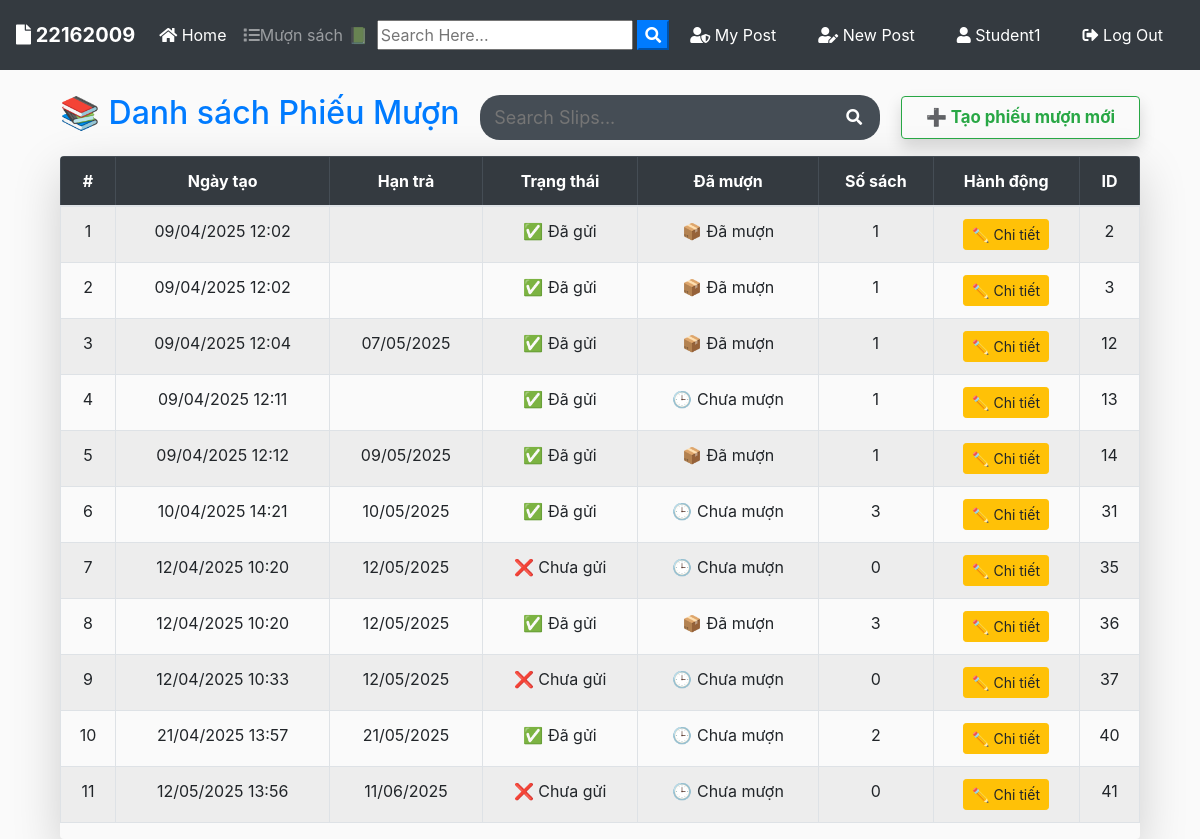
Page /borrows/borrow-slips/ (signed in) on the earlier database version.
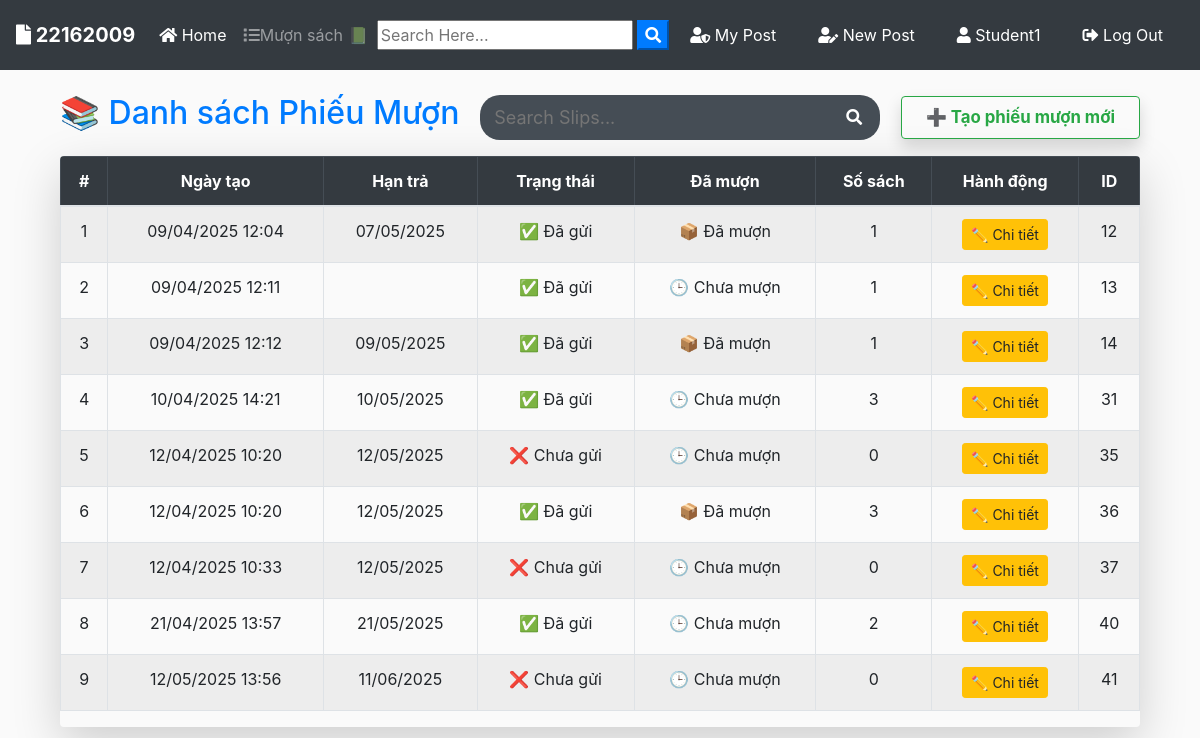
Same page on the later database version.
### users/models.py (models this page shows, shortened)
class CustomUser(AbstractUser):
    role = models.ForeignKey(Role, on_delete=models.SET_NULL, null=True)
    def __str__(self):
        return self.username
    def default_role():
        return Role.objects.get_or_create(name='Normal')[0]
    """ Mô hình người dùng tùy chỉnh """
    email = models.EmailField(unique=True)
    phone_number = models.CharField(max_length=15, unique=True, null=True, blank=True)  # Cho phép trống
    objects = CustomUserManager()  # Sử dụng CustomUserManager
    role = models.ForeignKey(Role, on_delete=models.SET_NULL, null=True, blank=True, default=default_role)

### borrow/models.py (models this page shows, shortened)
class BorrowSlip(models.Model):
    user = models.ForeignKey(
        settings.AUTH_USER_MODEL,
        on_delete=models.CASCADE,
        related_name='borrow_slips'
    )
    created_at = models.DateTimeField(default=timezone.now)
    due_date = models.DateTimeField(null=True, blank=True)
    submitted = models.BooleanField(default=False)
    is_borrowed = models.BooleanField(default=False)

### borrow/views.py (the view)
# urls.py: path('borrow-slips/', views.borrow_slip_list, name='borrow_slip_list'),
def borrow_slip_list(request):
    slips = BorrowSlip.objects.filter(user=request.user)
    if request.user.role.name == 'Librarian':
        slips = BorrowSlip.objects.all()
    else:
        slips = BorrowSlip.objects.filter(user=request.user)
    return render(request, 'borrow/slip_list.html', {'slips': slips})

### borrow/templates/borrow/slip_list.html (shortened to what this page needs)
{% extends "blog/base.html" %}
{% load static %}
{% block content %}
<link rel="stylesheet" href="{% static 'blog/table.css' %}">
<link rel="stylesheet" href="{% static 'blog/search_box.css' %}">
<div class="container mt-4">
  <div class="d-flex justify-content-between align-items-center mb-3">
    <h2 class="fw-bold text-primary">📚 Danh sách Phiếu Mượn</h2>
    <form id="searchform" action="{% url 'search_slip' %}" method="get" class="search-box">
      <input type="text" name="q_slip" type="text" value="{{ request.GET.q }}" placeholder="Search Slips..." />
      <button type="button" onclick="searchform.submit()" class=" text-white my-color btn-primary"><i class="fa fa-search"></i></button>
    </form>
    <a href="{% url 'borrow_slip_create' %}"
      class="btn btn-outline-success big-center-btn">
      ➕ Tạo phiếu mượn mới
    </a>
  </div>
  {% if slips %}
    <div class="table-responsive shadow-lg rounded">
      <table class="table table-bordered table-striped align-middle text-center">
        <thead class="table-dark">
          <tr>
            <th>#</th>
            <th>Ngày tạo</th>
            <th>Hạn trả</th>
            <th>Trạng thái</th>
            <th>Đã mượn</th>
            <th>Số sách</th>
            <th>Hành động</th>
            <th>ID</th>
          </tr>
        </thead>
        <tbody>
          {% for slip in slips %}
            <tr>
              <td>{{ forloop.counter }}</td>
              <td>{{ slip.created_at|date:"d/m/Y H:i" }}</td>
              <td>{{ slip.due_date|date:"d/m/Y" }}</td>
              <td>
                {% if slip.submitted %}
                  <span >✅ Đã gửi</span>
                {% else %}
                  <span >❌ Chưa gửi</span>
                {% endif %}
              </td>
              <td>
                {% if slip.is_borrowed %}
                  <span >📦 Đã mượn</span>
                {% else %}
                  <span >🕒 Chưa mượn</span>
                {% endif %}
              </td>
              <td>
                <span >{{ slip.borrowed_books.count }}</span>
              </td>
              <td>
                <a href="{% url 'borrow_slip_update_full' slip.id %}" class="btn btn-sm btn-warning">
                  ✏️ Chi tiết
                </a>
              </td>
              <td>{{ slip.id }}</td>
            </tr>
          {% endfor %}
        </tbody>
      </table>
    </div>
  {% else %}
    <div class="alert alert-info mt-4">
      Chưa có phiếu mượn nào.
    </div>
  {% endif %}
</div>
{% endblock %}

### blog/templates/blog/base.html (shortened to what this page needs)
{% load static %}
<!doctype html>
<html lang="en">
  <head>
    <link rel="stylesheet" href="https://stackpath.bootstrapcdn.com/bootstrap/4.3.1/css/bootstrap.min.css">
    <link rel="stylesheet" href="https://use.fontawesome.com/releases/v5.8.1/css/all.css" >
    <link rel="stylesheet" href="{% static 'blog/test.css' %}">
</head>
  <body>
        <nav class="navbar navbar-expand-lg navbar-dark bg-dark">
                <a class="navbar-brand font-weight-bold" href="{% url 'blog-home' %}"><i class="fas fa-file"></i> 22162009</a>
                <div class="collapse navbar-collapse" id="navbarSupportedContent">
                  <ul class="navbar-nav mr-auto">
                    <li class="nav-item active">
                      <a class="nav-link" href="{% url 'blog-home' %}"><i class="fas fa-home"></i> Home <span class="sr-only">(current)</span></a>
                    </li>
                  </ul>
                  <ul class="navbar-nav mr-auto">
                    {% if user.is_authenticated and user.role.name in 'Student' %}
                      <li class="nav-item"><a class="nav-link" href="{% url 'borrow_slip_list' %}"><i class="fas fa-list"></i>Mượn sách 📗</a></li>
                    {% endif %}
                  </ul>
                  <form id="searchform_blog" action="{% url 'search' %}" method="get">
                    <input type="text" name="q_blog" type="text" value="{{ request.GET.q }}" placeholder="Search Here..." />
                    <button type="button" onclick="searchform_blog.submit()" class=" text-white my-color btn-primary"><i class="fa fa-search"></i></button>
                  </form>
                    {% if user.is_authenticated %}
                    <a href="{% url 'user-posts' user %}" class="btn text-white m-2"><i class="fas fa-user-shield"></i> My Post</a>
                    <a href="{% url 'post-create' %} " class="btn text-white m-2"><i class="fas fa-user-edit"></i> New Post</a>
                    <a href="{% url 'profile' %} " class="btn text-white m-2"><i class="fas fa-user"></i> {{ user.username }}</a>
                    <a href="{% url 'login' %} " class="btn text-white m-2"><i class="fas fa-sign-out-alt"></i> Log Out</a>
                    {% else %}
                    <a href="{% url 'login' %} " class="btn text-white m-2"><i class="fas fa-user-tie"></i> Log In</a>
                    <a href="{% url 'register' %} " class="btn text-white m-2"> <i class="fas fa-sign-in-alt"></i> Sign Up</a>
                    {% endif %}
                </div>
              </nav>
      <div class="container my-bg">
    {% block content %}
    {% endblock  %}
</div>
  </body>
</html>

### blog/static/blog/test.css (style rules this page uses)
body { background: #fafafa; color: #333333; margin-top: 0; }
h1, h2, h3, h4, h5, h6 { color: #444444; }
ul { margin: 0; }
.d-flex { display: flex; }

### blog/static/blog/table.css (style rules this page uses)
html, body, .intro { height: 100%; }
table td, table th { text-overflow: ellipsis; white-space: nowrap; overflow: hidden; }
thead th { color: #fff; }
thead { top: 0; position: sticky; z-index: 1; background-color: #666363; }
.big-center-btn { display: flex; align-items: center; justify-content: center; font-weight: bold; font-size: 1.05rem; padding: 0.5rem 1.5rem; box-shadow: 0 0.5rem 1rem rgba(0,0,0,0.15); }

### blog/static/blog/search_box.css (style rules this page uses)
.search-box { display: flex; align-items: center; background-color: #454d55; border-radius: 20px; padding: 8px 12px; width: 100%; max-width: 400px; margin: 0 auto; position: relative; }
.search-box input[type="text"] { flex: 1; background-color: transparent; border: none; outline: none; color: white; font-size: 18px; }
.search-box button { background: none; border: none; color: #bbb; font-size: 16px; cursor: pointer; }

Differences in the rows shown:
removed BorrowSlip: created_at "09/04/2025 12:02", submitted "✅ Đã gửi", is_borrowed "📦 Đã mượn", borrowed_books.count "1", id "2"
removed BorrowSlip: created_at "09/04/2025 12:02", submitted "✅ Đã gửi", is_borrowed "📦 Đã mượn", borrowed_books.count "1", id "3"
